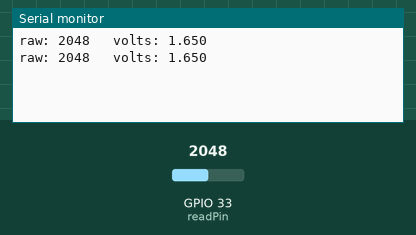
Simulated run of this sketch. Board: ESP32. Parts: the last lines printed to the serial monitor. The test bench sets the inputs (shaded band); at power-on: GPIO 33 (readPin) = 2048.

Above: at 1.2 s.
1.3 s: GPIO 33 (readPin) set to 1038
At 1.3 s:
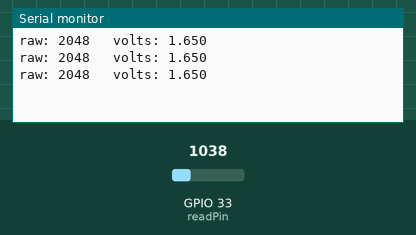
2.8 s: GPIO 33 (readPin) set to 967
At 3.5 s:
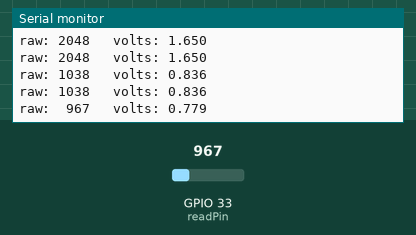
5.1 s: GPIO 33 (readPin) set to 110
At 5.9 s:
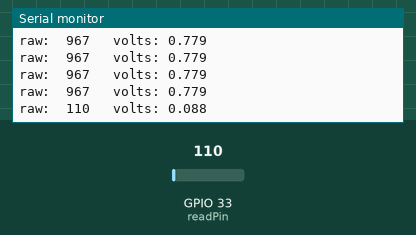
6.6 s: GPIO 33 (readPin) set to 89
At 7.1 s:
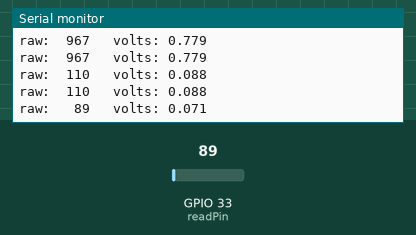

Measured:
- the behaviour switches between 1000 and 999 on GPIO 33 (readPin) (found by bisection; images 1 and 2)
- the behaviour switches between 100 and 99 on GPIO 33 (readPin) (found by bisection; images 3 and 4)
- after the input at 2.8 s, the serial monitor: prints a new line after 0.20 s (image 2)
- after the input at 5.1 s, the serial monitor: prints a new line after 0.30 s (image 3)
- after the input at 6.6 s, the serial monitor: prints a new line at once (image 4)

The sketch:

06-ReadingVoltsImp.ino
```cpp
int readPin = 33;

void setup() {
  Serial.begin(115200);
}

void loop() {
  int raw = analogRead(readPin);
  float volts = analogReadMilliVolts(readPin) / 1000.0;
  Serial.printf("raw: %4d   volts: %.3f\n", raw, volts);
  delay(600);
}
```
